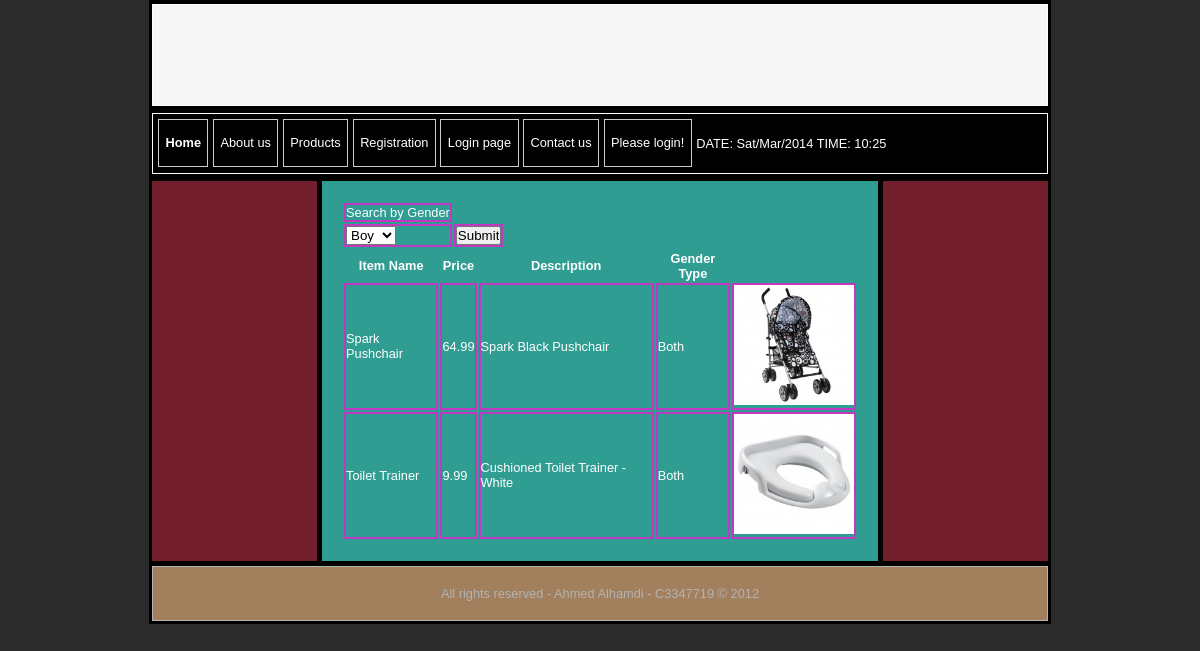
/products.php?byGender=Both, run on the app's committed database.
### tables this page shows
CREATE TABLE IF NOT EXISTS `products` (
  `productid` int(2) NOT NULL AUTO_INCREMENT,
  `itemname` varchar(30) NOT NULL,
  `itemprice` varchar(5) NOT NULL,
  `itemdescription` varchar(50) NOT NULL,
  `Gender` varchar(7) NOT NULL,
  `photo` varchar(30) NOT NULL,
  PRIMARY KEY (`productid`)
);

### products.php (the view, shortened to what this page needs)
<!DOCTYPE html PUBLIC "-//W3C//DTD XHTML 1.1//EN" "http://www.w3.org/TR/xhtml11/DTD/xhtml11.dtd">
<html xmlns="http://www.w3.org/1999/xhtml">
	<head>
		<link rel="stylesheet" type="text/css" href="index.css" />
	</head>
	<body>
		<div id="container">
			<div id="header"></div>
			<div id="navcontainer">
				<?php
				include 'navigation.php';
				?>
			</div>
			<div id="wrapper">
				<div id="content">
					<table>
						<form method="get" action="products.php">
							<tr>
								<td>Search by Gender</td>
							</tr>
							<tr>
								<td>
								<select name="byGender">
									<option value="Boy">Boy</option>
								</select></td>
								<td>
								<input type="submit" />
								</td>
							</tr>
						</form>
					</table>
					<?php
					@$byGender = $_GET['byGender'];
					$query = "SELECT * FROM products";
					if (!$byGender == "") {
						$query = $query . " WHERE Gender like '$byGender'";
						$result = mysql_query($query) or die("Error in query: $query. " . mysql_error());
						print '<table align="center" cellpadding="10">';
						print '<tr><th>Item Name</th><th>Price</th><th>Description</th><th>Gender Type</th></tr>';
						while ($row = mysql_fetch_array($result)) {
							print "<tr>";
							print "<td>" . $row['itemname'] . "</td>";
							print "<td>" . $row['itemprice'] . "</td>";
							print "<td>" . $row['itemdescription'] . "</td>";
							print "<td>" . $row['Gender'] . "</td>";
							print '<td><img src="' . $row["photo"] . '" width="120" height="120"/></td>';
							print "</tr>";
						}
					}
					else {
						print "<p>Please select a query option to view products.</p>";
					}
					print "</table>";
					?>
				</div>
			</div>
			<div id="footer">
				<p> All rights reserved - Ahmed Alhamdi - C3347719  &copy; 2012 </p>
			</div>
		</div>
	</body>
</html>

### index.css (style rules this page uses)
* { margin: 0; padding: 0; }
body { background-color: #2B2B2B; }
#container { width: 896px; padding:3px; margin: 0px auto; font-family: Arial, Helvetica, sans-serif; font-size: .8em; color: #FFFFFF; background-color: #000000; }
#header { margin-top: 1px; background-color: #F6F6F6; height: 100px; border: 1px solid #FFFFFF; }
#wrapper { margin-top: 7px; background-image: url(images/wrapper_bg.png); background-repeat: repeat-y; }
#content { margin-left: 170px; margin-right: 170px; margin-bottom: 5px; color: #FFFFFF; background-color: #309D92; padding: 20px; border: 0px solid #FFFFFF; height: auto; }
p { margin-top: 15px; margin-bottom: 15px; }
table td { border:2px solid #c138c1; }
#footer { clear: both; color: #FFFFFF; padding: 4px; border: 1px solid #FFFFFF; background-color: #E7B685; text-align: center; opacity: .7; }

### data on the page
products: itemname "Spark Pushchair", itemprice "64.99", itemdescription "Spark Black Pushchair", Gender "Both", photo (picture)
products: itemname "Toilet Trainer", itemprice "9.99", itemdescription "Cushioned Toilet Trainer - White", Gender "Both", photo (picture)
